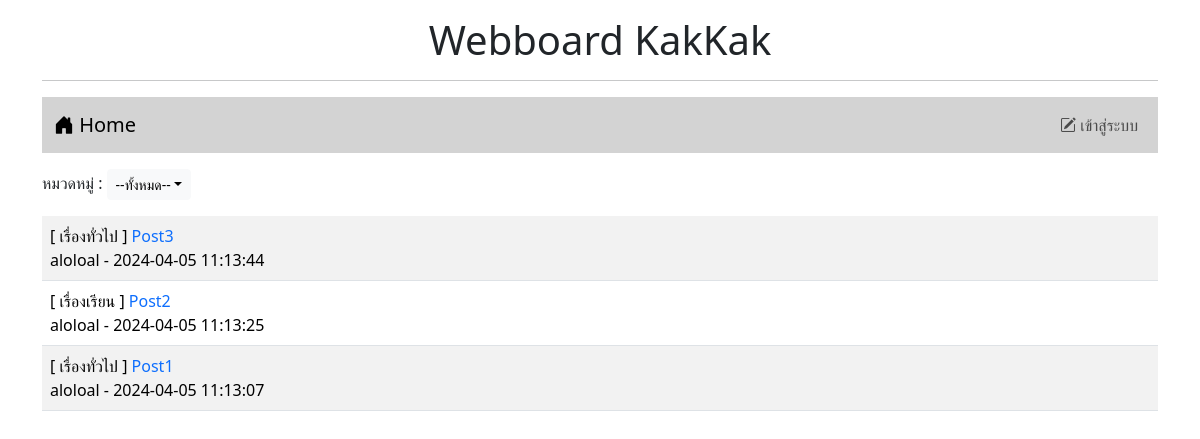
The page / on the database its author committed.
### tables this page shows
CREATE TABLE `post` (
  `id` int(11) NOT NULL,
  `title` varchar(128) NOT NULL,
  `content` varchar(2048) NOT NULL,
  `post_date` datetime NOT NULL,
  `cat_id` int(11) NOT NULL,
  `user_id` int(11) NOT NULL
);

CREATE TABLE `category` (
  `id` int(11) NOT NULL,
  `name` varchar(32) NOT NULL
);

CREATE TABLE `user` (
  `id` int(11) NOT NULL,
  `login` varchar(32) NOT NULL,
  `password` varchar(64) NOT NULL,
  `name` varchar(64) NOT NULL,
  `gender` char(1) NOT NULL,
  `email` varchar(32) NOT NULL,
  `role` char(1) NOT NULL
);

### index.php (the view, shortened to what this page needs)
<!DOCTYPE html>
<html lang="en">
<head>
    <link href="https://cdn.jsdelivr.net/npm/bootstrap@5.3.2/dist/css/bootstrap.min.css" rel="stylesheet">
    <link rel="stylesheet" href="https://cdn.jsdelivr.net/npm/bootstrap-icons@1.11.3/font/bootstrap-icons.min.css">
</head>
<body>
    <div class="container-lg">
        <h1 style="text-align: center;" class="mt-3">Webboard KakKak</h1>
        <hr>
        <?php include "nav.php"; ?>
            <div class="mt-3 mb-3 d-flex justify-content-between">
                <div>
                    <lebel>หมวดหมู่ :</lebel>
                    <span class="dropdown">
                        <?php
                        if(isset($_GET['catid'])){
                            $conn = new PDO("mysql:host=localhost;dbname=webboard;charset=utf8","root","");
                            $sql = "SELECT * FROM category WHERE category.id = $_GET[catid]";
                            foreach($conn->query($sql) as $row){
                                echo "<button type=button class='btn btn-light btn-sm dropdown-toggle' data-bs-toggle='dropdown' aria-expanded=false>
                                --$row[name]--</button>";
                            }
                            $conn = null;
                        }
                        else{
                            echo "<button type=button class='btn btn-light btn-sm dropdown-toggle' data-bs-toggle='dropdown' aria-expanded=false>
                            --ทั้งหมด--</button>";
                        }
                        ?>
                    </span>
                </div>
            </div>
        <table class="table table-striped">
            <?php
                if(isset($_GET['catid'])){
                $conn = new PDO("mysql:host=localhost;dbname=webboard;charset=utf8","root","");
                $sql = "SELECT t3.name,t1.title,t1.id,t2.login,t1.post_date,t2.id,t1.user_id FROM post as t1
                INNER JOIN user as t2 ON (t1.user_id=t2.id)
                INNER JOIN category as t3 ON(t1.cat_id=t3.id) WHERE t3.id = $_GET[catid] ORDER BY t1.post_date DESC";
                $result = $conn->query($sql);
                while($row = $result->fetch()){
                    echo "<tr><td class='d-flex justify-content-between'>
                    <div>[ $row[0] ]<a href=post.php?id=$row[2] style=text-decoration:none> $row[1]</a><br>$row[3] - $row[4]</div>";
                    if(isset($_SESSION['id']) && $row[6] == $_SESSION['user_id']){
                        echo "<div class='me-2 align-self-center'>
                        <a href=editpost.php?postid=$row[2] class='btn btn-warning btn-sm me-1'><i class='bi bi-pencil-fill'></i></a>
                        <a href=delete.php?id=$row[2] class='btn btn-danger btn-sm' onclick='return myfunction()'><i class='bi bi-trash'></i></a></div>";
                    }
                    else if(isset($_SESSION['id']) && $_SESSION['role']=='a'){
                        echo "<div class='me-2 align-self-center'>
                        <a href=delete.php?id=$row[2] class='btn btn-danger btn-sm' onclick='return myfunction()'><i class='bi bi-trash'></i></a></div>";
                    }
                    else if(isset($_SESSION['id']) && $row[6] == $_SESSION['user_id']){
                        echo "<div class='me-2 align-self-center'>
                        <a href=editpost.php?postid=$row[2] class='btn btn-warning btn-sm me-1'><i class='bi bi-pencil-fill'></i></a>
                        <a href=delete.php?id=$row[2] class='btn btn-danger btn-sm' onclick='return myfunction()'><i class='bi bi-trash'></i></a></div>";
                    }
                }
            }
            else{
                $conn = new PDO("mysql:host=localhost;dbname=webboard;charset=utf8","root","");
                $sql = "SELECT t3.name,t1.title,t1.id,t2.login,t1.post_date,t2.id,t1.user_id FROM post as t1
                INNER JOIN user as t2 ON (t1.user_id=t2.id)
                INNER JOIN category as t3 ON(t1.cat_id=t3.id) ORDER BY t1.post_date DESC";
                $result = $conn->query($sql);
                while($row = $result->fetch()){
                    echo "<tr><td class='d-flex justify-content-between'>
                    <div>[ $row[0] ]<a href=post.php?id=$row[2] style=text-decoration:none> $row[1]</a><br>$row[3] - $row[4]</div>";
            }
        }
            ?>
        </table>
    </div>
</body>
</html>

### rows shown on the page
post: category.name "เรื่องทั่วไป", title "Post3", user.login "aloloal", post_date "2024-04-05 11:13:44"
post: category.name "เรื่องเรียน", title "Post2", user.login "aloloal", post_date "2024-04-05 11:13:25"
post: category.name "เรื่องทั่วไป", title "Post1", user.login "aloloal", post_date "2024-04-05 11:13:07"
